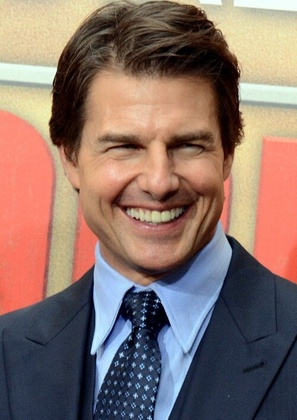
%> input picture Linear_Binary_Pattern/Tom.jpg, 297 x 420 px, shrunk from 500 x 707 before the run
$ octave Local_Binary_Pattern.m   (GNU Octave 9; MATLAB toolbox functions it lacks are replaced by stand-ins)
%> lines starting %> are read from the running program, lines starting %| are printed output that depends on the picture
%Code to demonstrate the working of Local Binary Pattern for an image
clc;
clear all;
close all;

I=imread("Tom.jpg");
%> I is the input picture: size 420x297x3 uint8; mean R, G, B 137, 113.3, 105.7
if size(I,3)==3;
    I=rgb2gray(I);
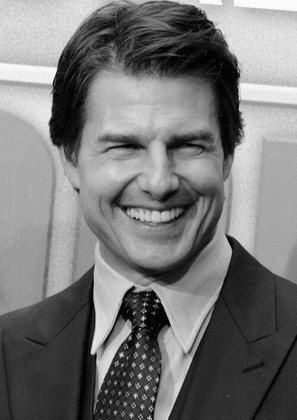
%> I: size 420x297 uint8; min 0, max 252, mean 119.5
end
%Loading an 8-bit grayscale image.
I=double(I);
%> I: size 420x297 double
%Loading grayscale image and converting to double for comparison operations.

[m,n]=size(I);
%> m = 420; n = 297
LBP=zeros(m,n);
%Creating an empty matrix to store LBP values.

for i=2:m-1
    for j=2:n-1
        center=I(i,j);
        %Taking the center pixel value.

        binary=[
            I(i-1,j-1)>=center
            I(i-1,j)>=center
            I(i-1,j+1)>=center
            I(i,j+1)>=center
            I(i+1,j+1)>=center
            I(i+1,j)>=center
            I(i+1,j-1)>=center
            I(i,j-1)>=center
        ];
        %Comparing 8 neighbours with center pixel to form binary pattern.

        weights=[1 2 4 8 16 32 64 128]';
        %Assigning binary weights for decimal conversion.

        LBP(i,j)=sum(binary.*weights);
        %Converting binary pattern into decimal LBP value.
    end
end
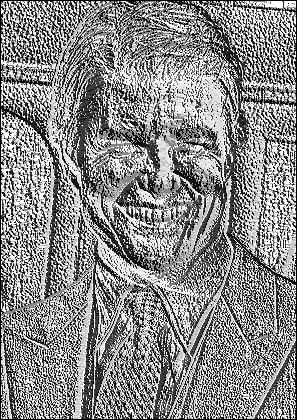
%> LBP: size 420x297 double; min 0, max 255, mean 137.6

LBP=uint8(LBP);
%> LBP: size 420x297 uint8
%Converting final LBP image to uint8 for display.

figure;
imshow(uint8(I));
title("Original Image");
%Displaying the input grayscale image.

figure;
imshow(LBP);
title("Local Binary Pattern Image");
%Displaying the LBP texture representation.
